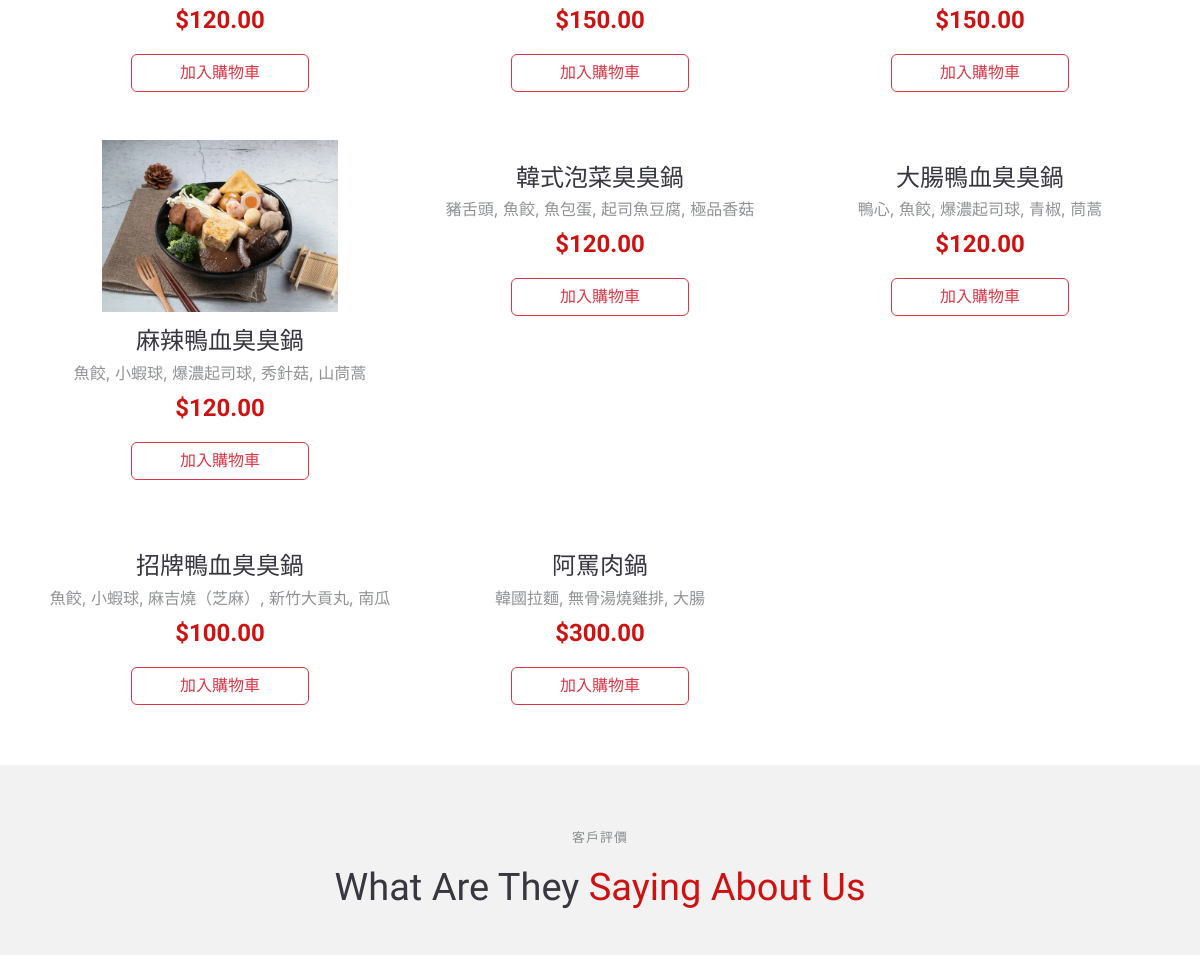
Before: /Yummy/index.php (middle part) with the older database file.
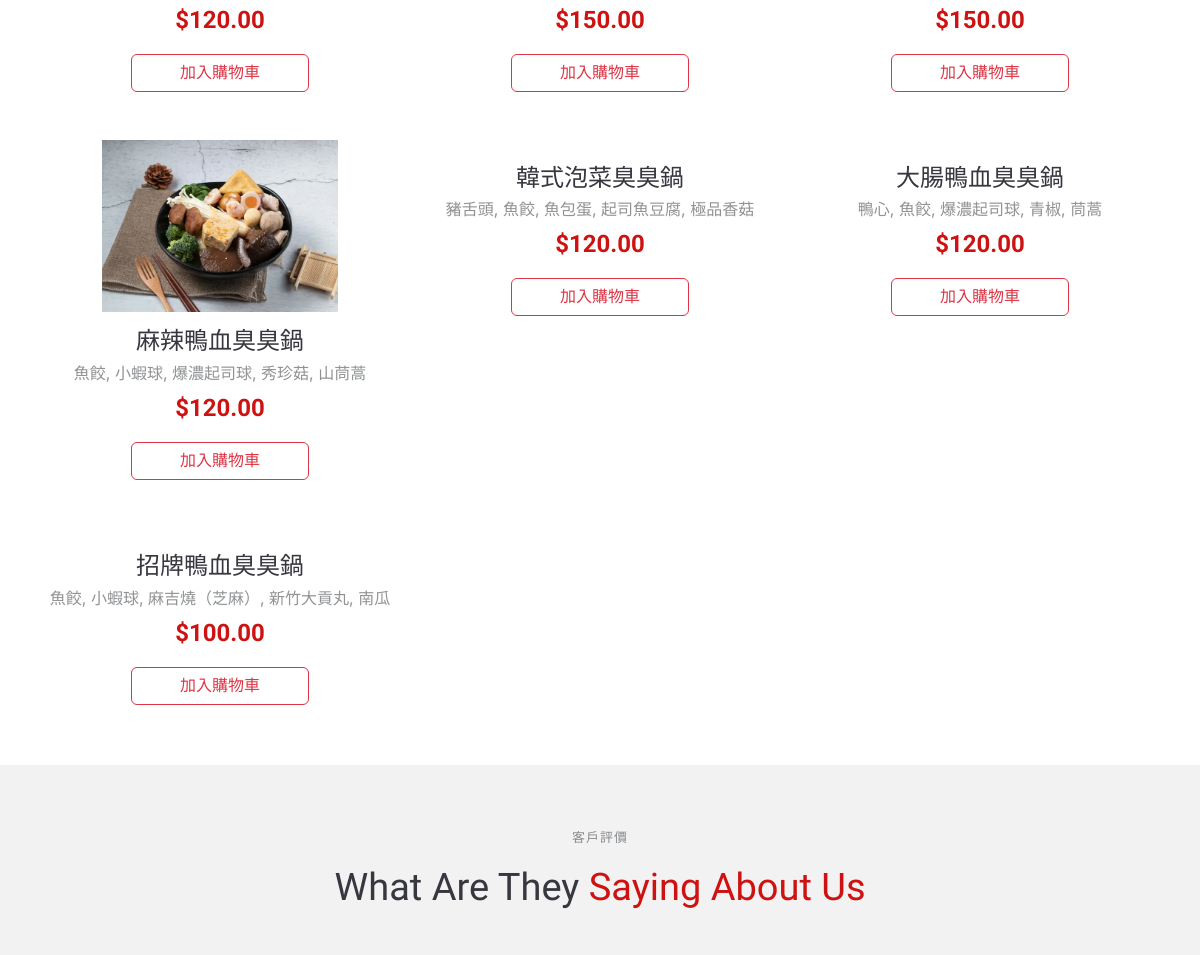
After: the same page with the newer database file.
### tables this page shows
CREATE TABLE `menu` (
  `Menu_ID` int(11) NOT NULL,
  `Product_ID` int(11) DEFAULT NULL COMMENT '產品 ID (外鍵)',
  `Menu_name` varchar(100) DEFAULT NULL COMMENT '品項名稱',
  `sell_price` decimal(10,2) DEFAULT NULL COMMENT '售價',
  `category` varchar(50) DEFAULT NULL COMMENT '分類',
  `is_available` tinyint(4) NOT NULL DEFAULT 1 COMMENT '是否上架 (0: 否, 1: 是)	'
);

### Yummy/index.php (the view, shortened to what this page needs)
<!DOCTYPE html>
<html lang="en">
<head>
  <link href="assets/vendor/bootstrap/css/bootstrap.min.css" rel="stylesheet">
  <link href="assets/vendor/bootstrap-icons/bootstrap-icons.css" rel="stylesheet">
  <link href="assets/vendor/aos/aos.css" rel="stylesheet">
  <link href="assets/vendor/glightbox/css/glightbox.min.css" rel="stylesheet">
  <link href="assets/vendor/swiper/swiper-bundle.min.css" rel="stylesheet">
  <link href='https://unpkg.com/boxicons@2.1.4/css/boxicons.min.css' rel='stylesheet'>
  <link href="assets/css/main.css" rel="stylesheet">
</head>
<body class="index-page">
  <main class="main">
    <section id="menu" class="menu section">
      <div class="container">
        <div class="tab-content" data-aos="fade-up" data-aos-delay="200">
          <div class="tab-pane fade show active" id="menu-Hotpot">
            <div class="row gy-5">
              <?php
              include("db_connection.php");
              $query = "SELECT * FROM menu WHERE is_available = 1 AND category = '火鍋類' ORDER BY Menu_ID";
              $result = $conn->query($query);
              if ($result->num_rows > 0) {
                while ($row = $result->fetch_assoc()) {
                  $menu_name = htmlspecialchars($row['Menu_name']);
                  $menu_price = number_format($row['sell_price'], 2);
                  $product_id = $row['Product_ID'];
                  $ingredient_query = "
                    SELECT DISTINCT i.Ingredient_name
                    FROM product p
                    JOIN hotpot h ON p.HotPot_ID = h.HotPot_ID
                    JOIN ingredient i ON h.Ingredient_ID = i.Ingredient_ID
                    WHERE p.Product_ID = $product_id
                  ";
                  $ingredient_result = $conn->query($ingredient_query);
                  $ingredient_list = [];
                  if ($ingredient_result->num_rows > 0) {
                    while ($ing = $ingredient_result->fetch_assoc()) {
                      $ingredient_list[] = $ing['Ingredient_name'];
                    }
                  }
                  $ingredient_string = htmlspecialchars(implode(', ', $ingredient_list));
                  echo '<div class="col-6 col-lg-4 menu-item">';
                  if ($menu_name == "麻辣鴨血臭臭鍋") {
                    echo '<a href="./assets/img/火鍋類/麻辣鴨血臭臭鍋.jpg" class="glightbox"><img src="./assets/img/火鍋類/麻辣鴨血臭臭鍋.jpg" class="menu-img img-fluid" alt=""></a>';
                  } else {
                    echo '<a href="./assets/img/暫無圖片.png" class="glightbox"><img src="./assets/img/暫無圖片.png" class="menu-img img-fluid" alt=""></a>';
                  }
                  echo '<h4>' . $menu_name . '</h4>';
                  echo '<p class="ingredients text-truncate" onclick="this.classList.toggle(\'expanded\')" title="點擊展開 / 收合">' . $ingredient_string . '</p>';
                  echo '<p class="price">$' . $menu_price . '</p>';
                  echo '<button class="btn btn-outline-danger col-lg-6" onclick="showSuccessToast()" data-name="' . $menu_name . '" data-price="' . $row['sell_price'] . '">加入購物車</button>';
                  echo '</div>';
                }
              } else {
                echo '<div class="col-12 text-center"><p>目前沒有可用的菜單項目</p></div>';
              }
              ?>
            </div>
          </div>
        </div>
      </div>
    </section>
    <section id="testimonials" class="testimonials section light-background">
      <div class="container section-title" data-aos="fade-up">
        <h2>客戶評價</h2>
        <p>What Are They <span class="description-title">Saying About Us</span></p>
      </div>
    </section>
  </main>
</body>
</html>

Changed rows visible on the page:
removed menu: Menu_name "阿罵肉鍋", ingredient_string "韓國拉麵, 無骨湯燒雞排, 大腸", sell_price "300.00"
computed for menu "麻辣鴨血臭臭鍋": ingredient_string "魚餃, 小蝦球, 爆濃起司球, 秀針菇, 山茼蒿" → "魚餃, 小蝦球, 爆濃起司球, 秀珍菇, 山茼蒿"
